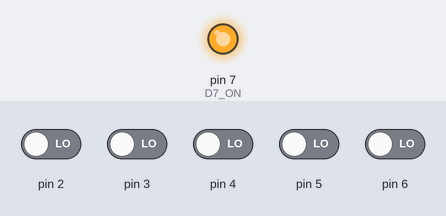
The sketch below on a simulated Arduino Uno, built with avr-gcc and run on an emulated ATmega328P. Shown: output pins drawn as LEDs (lit = HIGH). The test bench sets the inputs (shaded band); at power-on: pin 2–6 LOW. What the sketch prints to the serial monitor is not drawn.

Above: at 0.1 s.
Timing chart, 0 to 1.6 s (numbered marks = the images above):
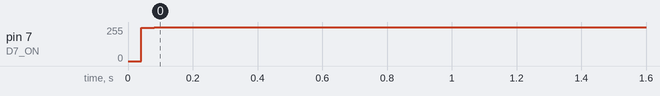

Measured:
- by itself, pin 7 (D7_ON): 0/255 → 255/255 at 0.04 s

The sketch:

NanodeMacTest.ino
```cpp
// Nanode_MAC
// Rufus Cable, June 2011 (threebytesfull)

// Sample code to read the MAC address from the 11AA02E48 on the
// back of the Nanode V5 board.

// This code is hacky and basic - it doesn't check for bus errors
// and will probably fail horribly if it's interrupted. It's best
// run in setup() - fetch the MAC address once and keep it. After
// the address is fetched, it puts the chip back in standby mode
// in which it apparently only consumes 1uA.

// Feel free to reuse this code - suggestions for improvement are
// welcome! :)

// BITS    7   6   5   4   3   2   1   0
// PORTD = D7  D6  D5  D4  D3  D2  D1  D0
// PORTB = -   -   D13 D12 D11 D10 D9  D8

// Nanode has UNI/O SCIO on DIG7

#define D7_ON  (1<<7)
#define D7_OFF (~D7_ON)

#define SCIO_HIGH PORTD |= D7_ON
#define SCIO_LOW  PORTD &= D7_OFF

#define SCIO_OUTPUT DDRD |= D7_ON
#define SCIO_INPUT  DDRD &= D7_OFF

#define SCIO_READ ((PIND & D7_ON) != 0)

#define WAIT_QUARTER_BIT delayMicroseconds(9);
#define WAIT_HALF_BIT delayMicroseconds(20);

#define NOP PORTD &= 0xff

byte mac_address[6] = {0, 0, 0, 0, 0, 0};

// Fixed Timings
// standby pulse time (600us+)
#define UNIO_TSTBY_US 600
// start header setup time (10us+)
#define UNIO_TSS_US 10
// start header low pulse (5us+)
#define UNIO_THDR_US 6

// SCIO Manipulation macros
#define BIT0 SCIO_HIGH;WAIT_HALF_BIT;SCIO_LOW;WAIT_HALF_BIT;
#define BIT1 SCIO_LOW;WAIT_HALF_BIT;SCIO_HIGH;WAIT_HALF_BIT;

void unio_standby() {

  SCIO_OUTPUT;
  SCIO_HIGH;
  delayMicroseconds(UNIO_TSTBY_US);
}

void unio_start_header() {
  SCIO_LOW;
  delayMicroseconds(UNIO_THDR_US);
  unio_sendByte(B01010101);
}

void unio_sendByte(byte data) {

  SCIO_OUTPUT;
  for (int i=0; i<8; i++) {
    if (data & 0x80) {
      BIT1;
    } else {
      BIT0;
    }
    data <<= 1;
  }
  // MAK
  BIT1;
  // SAK?
  bool sak = unio_readBit();
}

byte unio_readBytes(byte *addr, unsigned int length) {
  for (int i=0; i<length; i++) {

    byte data = 0;
    for (int b=0; b<8; b++) {
      data = (data << 1) | (unio_readBit() ? 1 : 0);
    }
    SCIO_OUTPUT;
    if (i==length-1) {
      BIT0; // NoMAK
    } else {
      BIT1; // MAK
    }
    bool sak = unio_readBit();
    addr[i] = data;
  }
}

inline bool unio_readBit()
{
  SCIO_INPUT;
  WAIT_QUARTER_BIT;
  bool value1 = SCIO_READ;
  WAIT_HALF_BIT;
  bool value2 = SCIO_READ;
  WAIT_QUARTER_BIT;
  return (value2 && !value1);
}

void setup() {
  Serial.begin(9600);
  Serial.println("MAC Address Read Test");

  // standby
  unio_standby();

  // start header
  unio_start_header();

  // address A0
  unio_sendByte(0xA0);
  // 0x3 READ
  unio_sendByte(0x03);
  // word address MSB 0x00
  unio_sendByte(0x00);
  // word address LSB 0xFA
  unio_sendByte(0xFA);

  // read 6 bytes
  unio_readBytes(mac_address, 6);

  // back to standby
  unio_standby();


  Serial.print("MAC address is ");
  for (int i=0; i<6; i++) {
    if (mac_address[i]<16) {
      Serial.print("0");
    }
    Serial.print(mac_address[i], HEX);
    if (i<5) {
      Serial.print(":");
    } else {
      Serial.println("");
    }
  }
}

void loop() {
  Serial.print("MAC address is ");
  for (int i=0; i<6; i++) {
    if (mac_address[i]<16) {
      Serial.print("0");
    }
    Serial.print(mac_address[i], HEX);
    if (i<5) {
      Serial.print(":");
    } else {
      Serial.println("");
    }
  }
  delay(150);
}
```
